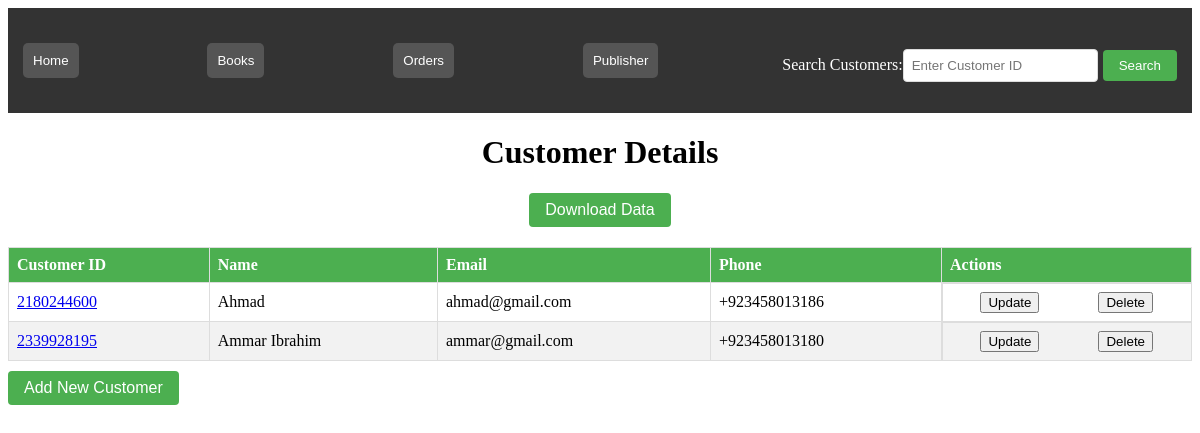
Page /customers on the committed database.
### tables this page shows
CREATE TABLE Customers (
                        customer_id INTEGER PRIMARY KEY,
                        name TEXT,
                        email TEXT,
                        phone TEXT
                    );

### BookStore/routes.py (the view)
@app.route('/customers')
def display_customers():
    conn = get_db()
    cursor = conn.cursor()
    cursor.execute('SELECT * FROM Customers')
    customers = cursor.fetchall()
    return render_template('customers.html', customers=customers, title='Customers')

### BookStore/models.py (called while the page is built)
def get_db():
    db = getattr(g, '_database', None)
    if db is None:
        db = g._database = sqlite3.connect('bookstore.db')
    return db

### BookStore/templates/customers.html (shortened to what this page needs)
<!DOCTYPE html>
<html lang="en">
<head>
    <link rel="stylesheet" type="text/css" href="{{ url_for('static', filename='styles.css') }}">
    <link rel="stylesheet" type="text/css" href="{{ url_for('static', filename='customers.css') }}">
</head>
<body>
    <div class="header">
        <div class="menu">
            <h2><button onclick="window.location.href='/'">Home</button></h2>
            <h2><button onclick="window.location.href='/books'">Books</button></h2>
            <h2><button onclick="window.location.href='/orders'">Orders</button></h2>
            <h2><button onclick="window.location.href='/publishers'">Publisher</button></h2>
            <div class="search-box">
                <form action="/customers/search" method="get">
                    <label>Search Customers:</label>
                    <input type="text" name="query" placeholder="Enter Customer ID">
                    <button type="submit">Search</button>
                </form>
            </div>
        </div>
    </div>
<h1 style="text-align: center">Customer Details</h1>
    <a style="text-decoration: none">
        <button type="button" onclick="downloadPDF()" class="add-customer-button" style="margin: auto">Download Data</button>
    </a>
    <table  id="customer-table">
        <thead>
            <tr>
                <th>Customer ID</th>
                <th>Name</th>
                <th>Email</th>
                <th>Phone</th>
                <th>Actions</th>
            </tr>
        </thead>
        <tbody>
            {% for customer in customers %}
            <tr>
                <td><a href="/customers/orders/{{ customer[0] }}">{{ customer[0] }}</a></td>
                <td>{{ customer[1] }}</td>
                <td>{{ customer[2] }}</td>
                <td>{{ customer[3] }}</td>
                <td class="actions-form">
                    <form action="/customers/update/{{ customer[0] }}" method="get">
                        <button type="submit">Update</button>
                    </form>
                    <form action="/customers/delete/{{ customer[0] }}" method="post">
                        <button type="submit">Delete</button>
                    </form>
                </td>
            </tr>
            {% endfor %}
        </tbody>
    </table>
    <form action="/customers/add" method="get">
        <button type="submit" class="add-customer-button">Add New Customer</button>
    </form>
</body>
</html>

### BookStore/static/styles.css (style rules this page uses)
.header { background-color: #333; color: white; padding: 10px; text-align: center; }
.menu { display: flex; justify-content: space-between; align-items: center; }
.menu a, .menu button { color: white; text-decoration: none; background-color: #555; padding: 10px; margin: 5px; border: none; border-radius: 5px; cursor: pointer; }

### BookStore/static/customers.css (style rules this page uses)
.search-box { margin-top: 10px; }
.search-box form { display: flex; align-items: center; }
.search-box input { padding: 8px; border: 1px solid #ddd; border-radius: 4px; }
.search-box button { background-color: #4CAF50; color: white; padding: 8px 16px; border: none; border-radius: 4px; cursor: pointer; }
table { width: 100%; border-collapse: collapse; margin-top: 20px; }
th, td { border: 1px solid #dddddd; text-align: left; padding: 8px; }
th { background-color: #4CAF50; color: white; }
tr:nth-child(even) { background-color: #f2f2f2; }
.actions-form { display: flex; justify-content: space-around; }
.actions-form form { display: inline; }
.add-customer-button { display: block; margin-top: 10px; background-color: #4CAF50; color: white; padding: 8px 16px; text-align: center; text-decoration: none; font-size: 16px; cursor: pointer; border: none; border-radius: 4px; }

### rows in the picture
Customers: customer_id "2180244600", name "Ahmad", email "ahmad@gmail.com", phone "+923458013186"
Customers: customer_id "2339928195", name "Ammar Ibrahim", email "ammar@gmail.com", phone "+923458013180"
